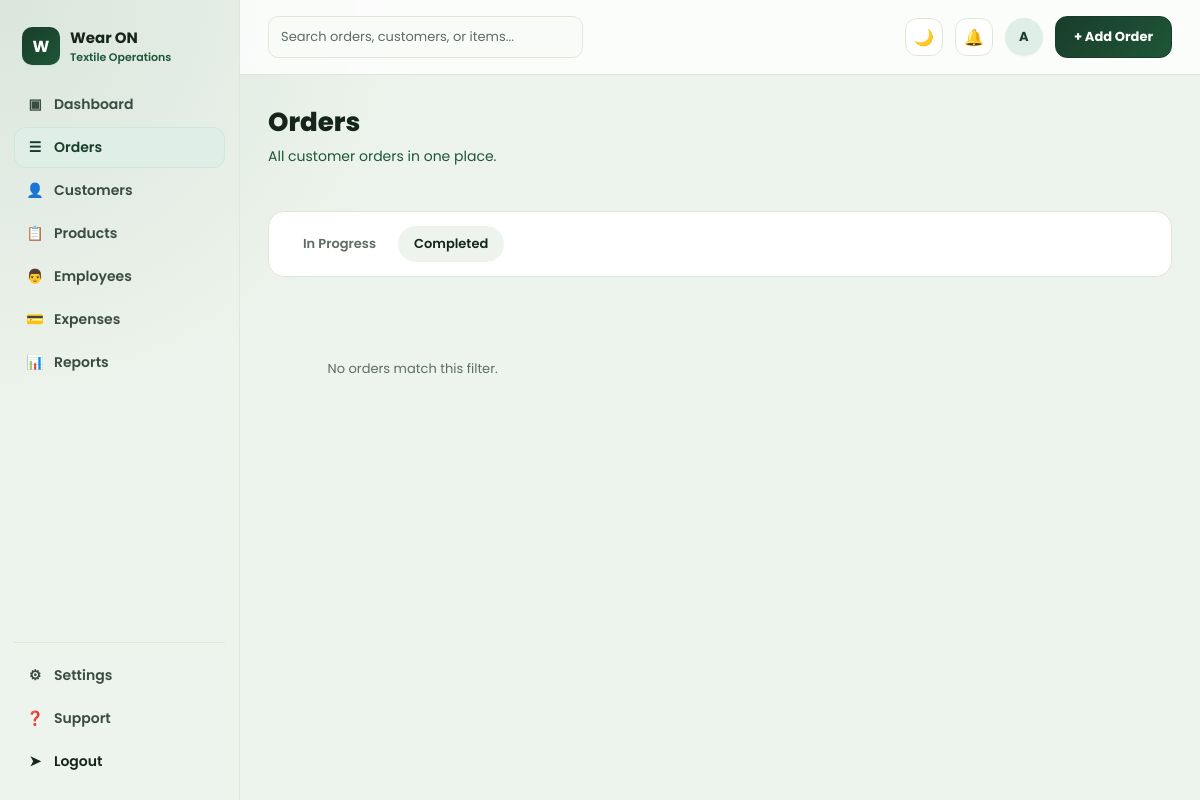
The page /orders/?status=finished (signed in) on the database as committed earlier.
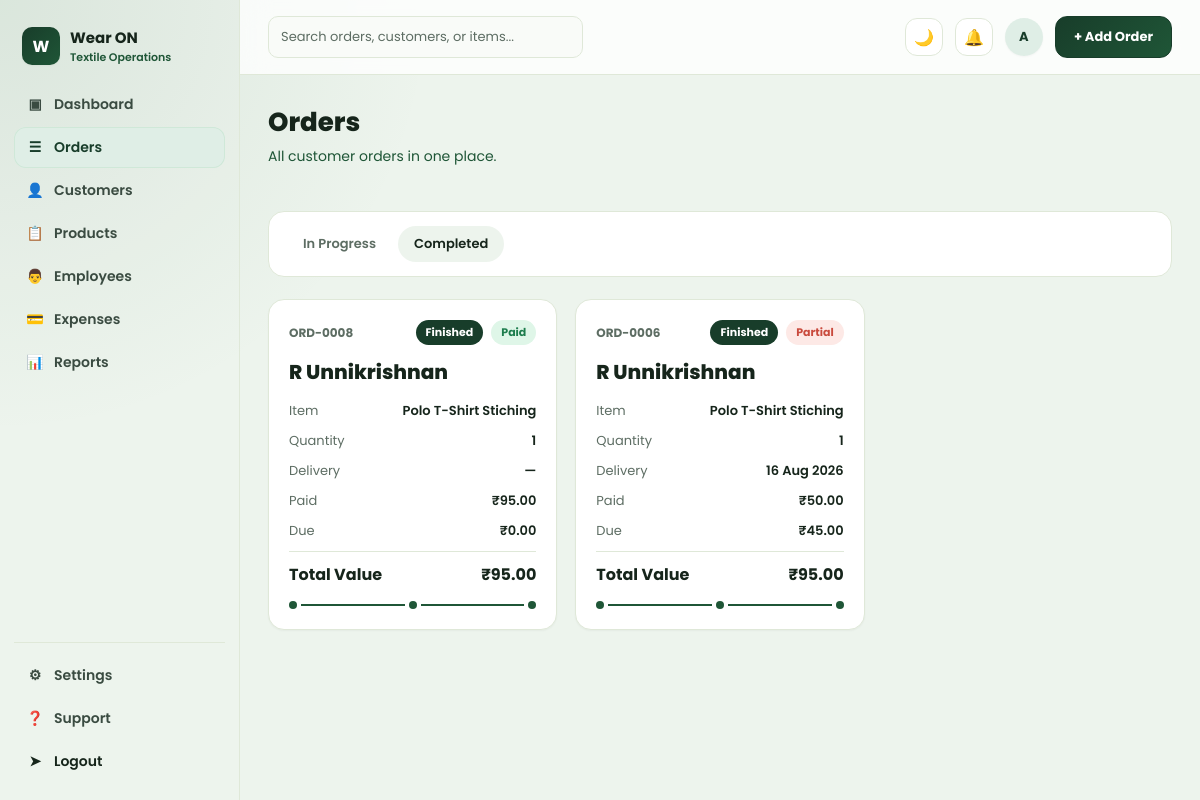
The same page on the database as committed later.
### orders/models.py (models this page shows, shortened)
class Order(models.Model):
    STATUS_PENDING = "pending"
    STATUS_IN_PROGRESS = "in_progress"
    STATUS_FINISHED = "finished"
    STATUS_CANCELLED = "cancelled"
    STATUS_CHOICES = [
        (STATUS_PENDING, "Pending"),
        (STATUS_IN_PROGRESS, "In Progress"),
        (STATUS_FINISHED, "Finished"),
        (STATUS_CANCELLED, "Cancelled"),
    ]
    PRIORITY_LOW = "low"
    PRIORITY_MEDIUM = "medium"
    PRIORITY_HIGH = "high"
    PRIORITY_CHOICES = [
        (PRIORITY_LOW, "Low"),
        (PRIORITY_MEDIUM, "Medium"),
        (PRIORITY_HIGH, "High"),
    ]
    PAYMENT_METHOD_BANK = "bank_transfer"
    PAYMENT_METHOD_CHECK = "check"
    PAYMENT_METHOD_CARD = "card"
    PAYMENT_METHOD_ONLINE = "online_payment"
    PAYMENT_METHOD_OTHER = "other"
    PAYMENT_METHOD_CHOICES = [
        ("", "Select payment method"),
        (PAYMENT_METHOD_BANK, "Bank Transfer"),
        (PAYMENT_METHOD_CHECK, "Check"),
        (PAYMENT_METHOD_CARD, "Card"),
        (PAYMENT_METHOD_ONLINE, "Online Payment"),
        (PAYMENT_METHOD_OTHER, "Other"),
    ]
    order_number = models.CharField(max_length=20, unique=True, editable=False)
    customer = models.ForeignKey(Customer, on_delete=models.CASCADE, related_name="orders")
    status = models.CharField(max_length=20, choices=STATUS_CHOICES, default=STATUS_IN_PROGRESS)
    is_paid = models.BooleanField(default=False)
    order_date = models.DateField(default=timezone.localdate)
    expected_delivery_date = models.DateField(null=True, blank=True)
    reference_number = models.CharField("Reference / PO Number", max_length=50, blank=True)
    shipping_address = models.TextField(blank=True, help_text="Leave blank to use customer address")
    assigned_tailor = models.CharField(max_length=100, blank=True)
    priority = models.CharField(max_length=10, choices=PRIORITY_CHOICES, default=PRIORITY_MEDIUM)
    discount_percent = models.DecimalField(max_digits=5, decimal_places=2, default=0)
    amount_paid = models.DecimalField(max_digits=10, decimal_places=2, default=Decimal("0.00"))
    payment_method = models.CharField(
        max_length=30,
        choices=PAYMENT_METHOD_CHOICES,
        blank=True,
        default="",
    )
    payment_method_details = models.CharField(max_length=255, blank=True)
    customer_notes = models.TextField(blank=True)
    created_at = models.DateTimeField(auto_now_add=True)
    updated_at = models.DateTimeField(auto_now=True)
    class Meta:
        ordering = ["-created_at"]
    @property
    def subtotal(self):
        total = sum((item.subtotal for item in self.items.all()), Decimal("0"))
        return total.quantize(Decimal("0.01"))
    @property
    def discount_amount(self):
        return (self.subtotal * self.discount_percent / Decimal("100")).quantize(Decimal("0.01"))
    @property
    def grand_total(self):
        return self.subtotal - self.discount_amount
    @property
    def amount_due(self):
        due = self.grand_total - self.amount_paid
        if due <= Decimal("0"):
            return Decimal("0.00")
        return due.quantize(Decimal("0.01"))
    @property
    def payment_status_label(self):
        if self.amount_paid >= self.grand_total and self.grand_total > Decimal("0"):
            return "Paid"
        if self.amount_paid > Decimal("0"):
            return "Partial"
        return "Unpaid"

class OrderItem(models.Model):
    order = models.ForeignKey(Order, on_delete=models.CASCADE, related_name="items")
    fabric = models.ForeignKey(
        Fabric, on_delete=models.SET_NULL, related_name="order_items", null=True, blank=True
    )
    item_name = models.CharField(max_length=150)
    description = models.CharField(max_length=255, blank=True)
    quantity = models.DecimalField(max_digits=10, decimal_places=2, default=1)
    unit_price = models.DecimalField("Rate", max_digits=10, decimal_places=2, default=0)
    @property
    def subtotal(self):
        return self.quantity * self.unit_price

class Customer(models.Model):
    name = models.CharField(max_length=150)
    company_name = models.CharField(max_length=150, blank=True)
    email = models.EmailField(blank=True)
    phone = models.CharField(max_length=20, blank=True)
    address = models.TextField(blank=True)
    created_at = models.DateTimeField(auto_now_add=True)
    class Meta:
        ordering = ["name"]

### orders/views.py (the view)
# urls.py: path("orders/", views.order_list, name="order-list"),
@login_required
def order_list(request):
    orders = Order.objects.select_related("customer").prefetch_related("items")
    status = request.GET.get("status", Order.STATUS_IN_PROGRESS)
    context = {
        "orders": _filter_by_status(orders, status),
        "active_status": status,
        "status_tabs": ORDER_STATUS_TABS,
    }
    return render(request, "orders/order_list.html", context)

### orders/views.py (called while the page is built)
def _filter_by_status(queryset, status):
    if status not in {Order.STATUS_IN_PROGRESS, Order.STATUS_FINISHED}:
        status = Order.STATUS_IN_PROGRESS
    if status == Order.STATUS_IN_PROGRESS:
        return queryset.filter(status__in=[Order.STATUS_IN_PROGRESS, Order.STATUS_PENDING])
    return queryset.filter(status=status)

### orders/templates/orders/order_list.html (shortened to what this page needs)
{% extends "base.html" %}
{% block content %}
<div class="page-head-row">
  <div>
    <h1 class="page-title">Orders</h1>
    <p class="page-sub">All customer orders in one place.</p>
  </div>
</div>
<div class="filter-bar">
  <div class="tabs">
    {% for code, label in status_tabs %}
      <a class="tab {% if active_status == code %}active{% endif %}" href="?status={{ code }}">{{ label }}</a>
    {% endfor %}
  </div>
</div>
<div class="order-grid">
  {% for order in orders %}
    {% include "orders/_order_card.html" %}
  {% empty %}
    <div class="empty-state">No orders match this filter.</div>
  {% endfor %}
</div>
{% endblock %}

### orders/templates/orders/_order_card.html
{% load humanize %}
<div class="card order-card">
  <div class="order-card-top">
    <span class="order-id">{{ order.order_number }}</span>
    <div class="pill-row">
      <span class="pill pill-{{ order.status }}">{{ order.get_status_display }}</span>
      <span class="pill pill-{{ order.is_paid|yesno:"paid,unpaid" }}">{{ order.payment_status_label }}</span>
    </div>
  </div>
  <a href="{% url 'order-detail' order.pk %}" class="order-name">{{ order.customer.name }}</a>
  {% with first_item=order.items.first %}
  {% if first_item %}
  <div class="kv-row"><span class="k">Item</span><span class="v">{{ first_item.item_name }}</span></div>
  <div class="kv-row"><span class="k">Quantity</span><span class="v">{{ first_item.quantity|floatformat:0 }}</span></div>
  {% endif %}
  {% endwith %}
  <div class="kv-row"><span class="k">Delivery</span><span class="v">{{ order.expected_delivery_date|date:"d M Y"|default:"—" }}</span></div>
  <div class="kv-row"><span class="k">Paid</span><span class="v">&#8377;{{ order.amount_paid|intcomma }}</span></div>
  <div class="kv-row"><span class="k">Due</span><span class="v">&#8377;{{ order.amount_due|intcomma }}</span></div>
  <div class="order-total-row"><span>Total Value</span><span>&#8377;{{ order.grand_total|intcomma }}</span></div>
  <div class="progress-dots">
    {% if order.status == "finished" %}
      <span class="dot filled"></span><span class="dot-line filled"></span><span class="dot filled"></span><span class="dot-line filled"></span><span class="dot filled"></span>
    {% elif order.status == "in_progress" %}
      <span class="dot filled"></span><span class="dot-line filled"></span><span class="dot filled"></span><span class="dot-line"></span><span class="dot"></span>
    {% else %}
      <span class="dot filled"></span><span class="dot-line"></span><span class="dot"></span><span class="dot-line"></span><span class="dot"></span>
    {% endif %}
  </div>
</div>

Rows that differ between the two databases and show on the page:
added Order: order_number "ORD-0008", status "Finished", payment_status_label "Paid", customer.name "R Unnikrishnan", items.first.item_name "Polo T-Shirt Stiching", items.first.quantity "1", expected_delivery_date "—", amount_paid "95.00", amount_due "0.00", grand_total "95.00"
now on this page (row edited): Order: order_number "ORD-0006", status "Finished", payment_status_label "Partial", customer.name "R Unnikrishnan", items.first.item_name "Polo T-Shirt Stiching", items.first.quantity "1", expected_delivery_date "16 Aug 2026", amount_paid "50.00", amount_due "45.00", grand_total "95.00"
Other text that changed with them:
text no longer shown: "No orders match this filter."
